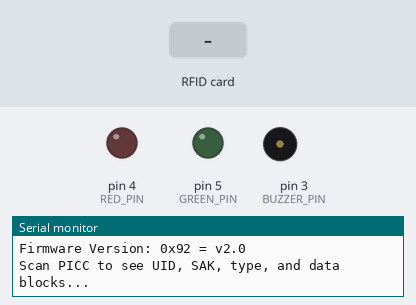
A sketch run on a simulated Arduino Uno, built with avr-gcc and run on an emulated ATmega328P. Shown: output pins drawn as LEDs (lit = HIGH), buzzer (waves = sounding), the last lines printed to the serial monitor. Dashed ring = blinking. Inputs (shaded band) come from the test bench. Pins used as bus, display or sensor lines are not drawn.

Above: at 1.2 s.
1.3 s: RFID card 29 12 85 BF held to the reader
At 1.4 s:
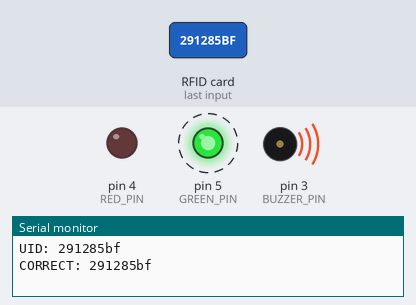
4.3 s: RFID card 5E 7A 19 C4 held to the reader
At 5.3 s:
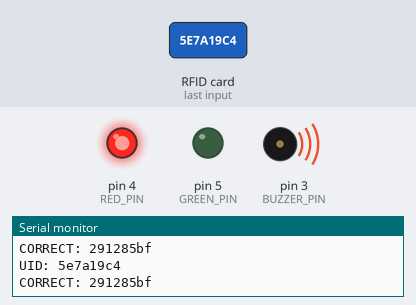
At 6.8 s:
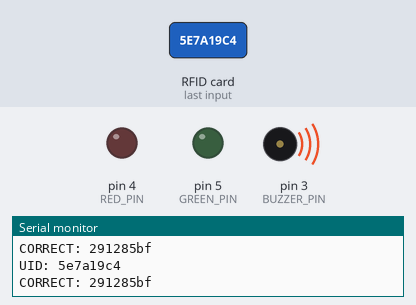
Timing chart, 0 to 8.3 s (numbered marks = the images above; inputs shaded):
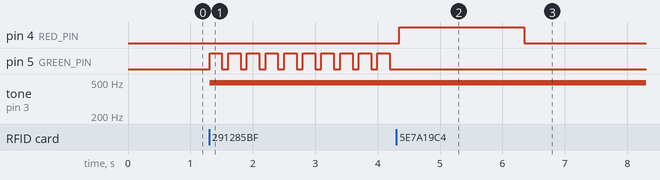

The sketch:

rfidLock.ino
```cpp
/*
 * --------------------------------------------------------------------------------------------------------------------
 * Электронный замок с ключ-картой RFID-RC522
 * --------------------------------------------------------------------------------------------------------------------
 *
 * Typical pin layout used:
 * -----------------------------------------------------------------------------------------
 *             MFRC522      Arduino       Arduino   Arduino    Arduino          Arduino
 *             Reader/PCD   Uno/101       Mega      Nano v3    Leonardo/Micro   Pro Micro
 * Signal      Pin          Pin           Pin       Pin        Pin              Pin
 * -----------------------------------------------------------------------------------------
 * RST/Reset   RST          9             5         D9         RESET/ICSP-5     RST
 * SPI SS      SDA(SS)      10            53        D10        10               10
 * SPI MOSI    MOSI         11 / ICSP-4   51        D11        ICSP-4           16
 * SPI MISO    MISO         12 / ICSP-1   50        D12        ICSP-1           14
 * SPI SCK     SCK          13 / ICSP-3   52        D13        ICSP-3           15
 * -----------------------------------------------------------------------------------------
 * BUZZER                   3                       D3
 * RED LED                  4                       D4
 * GREEN LED                5                       D5
 * -----------------------------------------------------------------------------------------
 */

#include <SPI.h>
#include <MFRC522.h>

#define RST_PIN         9                  // Configurable, see typical pin layout above
#define SS_PIN          10                 // Configurable, see typical pin layout above
#define BUZZER_PIN      3
#define RED_PIN         4
#define GREEN_PIN       5

MFRC522 mfrc522(SS_PIN, RST_PIN);          // Create MFRC522 instance

const String uid_code = "291285bf";        // Correct UID in HEX
String in_code = "";


//  Функция генерирующая звуковой сигнал на выводе BUZZER_PIN
//  i - интенсивность, t - продолжительность
void myTone(uint32_t i, uint32_t t){
  t += millis();
  analogWrite(BUZZER_PIN, i);
  while (t > millis());                    // Do nothing while timer is running
  analogWrite(BUZZER_PIN, 0);
}


void unlock(){
  for (int i = 0; i < 10; i++){
    digitalWrite(GREEN_PIN, HIGH);
    myTone(10, 200);
    digitalWrite(GREEN_PIN, LOW);
    delay(100);
  }
}


void lock(){
  digitalWrite(RED_PIN, HIGH);
  myTone(10, 1000);
  delay(1000);
  digitalWrite(RED_PIN, LOW);
}


void setup() {
  Serial.begin(9600);		                   // Initialize serial communications with the PC

  pinMode(BUZZER_PIN, OUTPUT);
  pinMode(RED_PIN, OUTPUT);
  pinMode(GREEN_PIN, OUTPUT);

  while (!Serial);		                     // Do nothing if no serial port is opened (added for Arduinos based on ATMEGA32U4)
  SPI.begin();			                       // Init SPI bus

  mfrc522.PCD_Init();		                   // Init MFRC522
  delay(4);				                         // Optional delay. Some board do need more time after init to be ready, see Readme
  mfrc522.PCD_DumpVersionToSerial();	     // Show details of PCD - MFRC522 Card Reader details
  Serial.println(F("Scan PICC to see UID, SAK, type, and data blocks..."));
}


void loop() {

  static uint32_t rebootTimer = millis();  // Важный костыль против зависания модуля!
  if (millis() - rebootTimer >= 1000) {    // Таймер с периодом 1000 мс
    rebootTimer = millis();                // Обновляем таймер
    digitalWrite(RST_PIN, HIGH);           // Сбрасываем модуль
    delayMicroseconds(2);                  // Ждем 2 мкс
    digitalWrite(RST_PIN, LOW);            // Отпускаем сброс
    mfrc522.PCD_Init();                    // Инициализируем заного
  }

	// Reset the loop if no new card present on the sensor/reader. This saves the entire process when idle.
	if ( ! mfrc522.PICC_IsNewCardPresent()) {
		return;
	}

	// Select one of the cards
	if ( ! mfrc522.PICC_ReadCardSerial()) {
		return;
	}

	// Dump debug info about the card; PICC_HaltA() is automatically called
	//mfrc522.PICC_DumpToSerial(&(mfrc522.uid));

  for (uint8_t i = 0; i < 4; i++){
    in_code += String(mfrc522.uid.uidByte[i], HEX);
  }

  Serial.print("UID: ");
  Serial.println(in_code);
  Serial.print("CORRECT: ");
  Serial.println(uid_code);
  Serial.println();

  if (in_code == uid_code){
    unlock();
  } else{
    lock();
  }
  in_code = "";

}
```

Measured:
- after the input at 1.3 s, pin 5 (GREEN_PIN): alternates HIGH for 0.20 s and LOW for 0.10 s, starting at once; tone on pin 3 (BUZZER_PIN): silent → 490 Hz at once
- after the input at 4.3 s, pin 4 (RED_PIN): LOW → HIGH after 0.05 s, → LOW 2.0 s later
